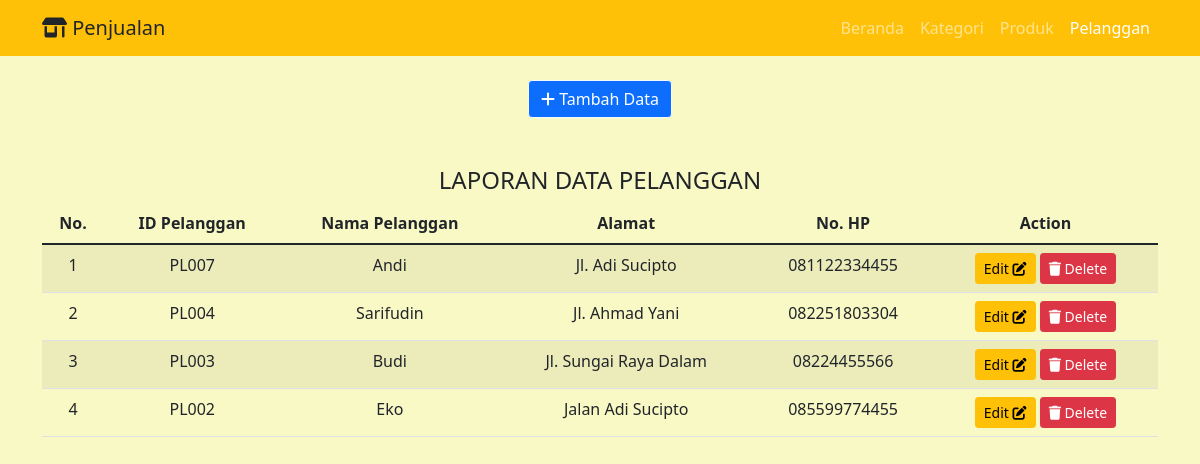
Page /view_pelanggan.php on the committed database.
### tables this page shows
CREATE TABLE `tbpelanggan` (
  `idpelanggan` varchar(10) NOT NULL,
  `nama` varchar(30) NOT NULL,
  `alamat` varchar(50) NOT NULL,
  `nohp` varchar(30) NOT NULL
);

### view_pelanggan.php (the view, shortened to what this page needs)
<!DOCTYPE html>
<html lang="en">
    <head>
        <link href="css/styles.css" rel="stylesheet" />
        <link rel="stylesheet" href="https://cdnjs.cloudflare.com/ajax/libs/font-awesome/6.1.1/css/all.min.css" />
    </head>
    <body>
        <nav class="navbar navbar-expand-lg navbar-dark bg-warning">
            <div class="container">
                <a class="navbar-brand text-dark" href="#"><i class="fa-solid fa-shop"></i> Penjualan</a>
                <div class="collapse navbar-collapse" id="navbarSupportedContent">
                    <ul class="navbar-nav ms-auto mb-2 mb-lg-0">
                        <li class="nav-item"><a class="nav-link" aria-current="page" href="index.php">Beranda</a></li>
                        <li class="nav-item"><a class="nav-link" href="view_kategori.php">Kategori</a></li>
						<li class="nav-item"><a class="nav-link" href="view_produk.php">Produk</a></li>
						<li class="nav-item"><a class="nav-link active" href="view_pelanggan.php">Pelanggan</a></li>
                    </ul>
                </div>
            </div>
        </nav>
        <div class="container">
            <div class="row">
				<div class="col-lg-12 text-center"> <br>
					<a class="btn btn-primary border border-light" href="add_pelanggan.php"><i class="fa-solid fa-plus"></i> Tambah Data</a>
					<h4 class="mt-5">LAPORAN DATA PELANGGAN</h4>
					<th>
						<table class="table table-striped">
							<thead>
								<tr>
								<th>No.</th>
								<th>ID Pelanggan</th>
								<th>Nama Pelanggan</th>
								<th>Alamat</th>
								<th>No. HP</th>
								<th>Action</th>
								</tr>
							</thead>
			<tbody>
				<?php
				$query="select * from tbpelanggan order by idpelanggan desc";
				$hasil=mysql_query($query);
				?>
				<?php
				while ($data = mysql_fetch_array($hasil))
				{
					?>
					<tr>
						<td><?php echo ++$no_urut;?></td>
						<td><?php echo $data['idpelanggan']; ?></td>
						<td><?php echo $data['nama']; ?></td>
						<td><?php echo $data['alamat']; ?></td>
						<td><?php echo $data['nohp']; ?></td>
						<td><a class="btn btn-warning btn-sm" href="edit_pelanggan.php?idpelanggan=<?php echo $data['idpelanggan']; ?>"> Edit <i class="fa-solid fa-pen-to-square"></i></a>
							<a class="btn btn-danger btn-sm" href="del_pelanggan.php?idpelanggan=<?php echo $data['idpelanggan']; ?>"> <i class="fa-solid fa-trash"></i> Delete</a></td>
					</tr>
					<?php
				}
					?>
			</tbody>
						</table>
					</th>
				</div>
			</div>
        </div>
    </body>
</html>

### rows in the picture
tbpelanggan: idpelanggan "PL007", nama "Andi", alamat "Jl. Adi Sucipto", nohp "081122334455"
tbpelanggan: idpelanggan "PL004", nama "Sarifudin", alamat "Jl. Ahmad Yani", nohp "082251803304"
tbpelanggan: idpelanggan "PL003", nama "Budi", alamat "Jl. Sungai Raya Dalam", nohp "08224455566"
tbpelanggan: idpelanggan "PL002", nama "Eko", alamat "Jalan Adi Sucipto", nohp "085599774455"
